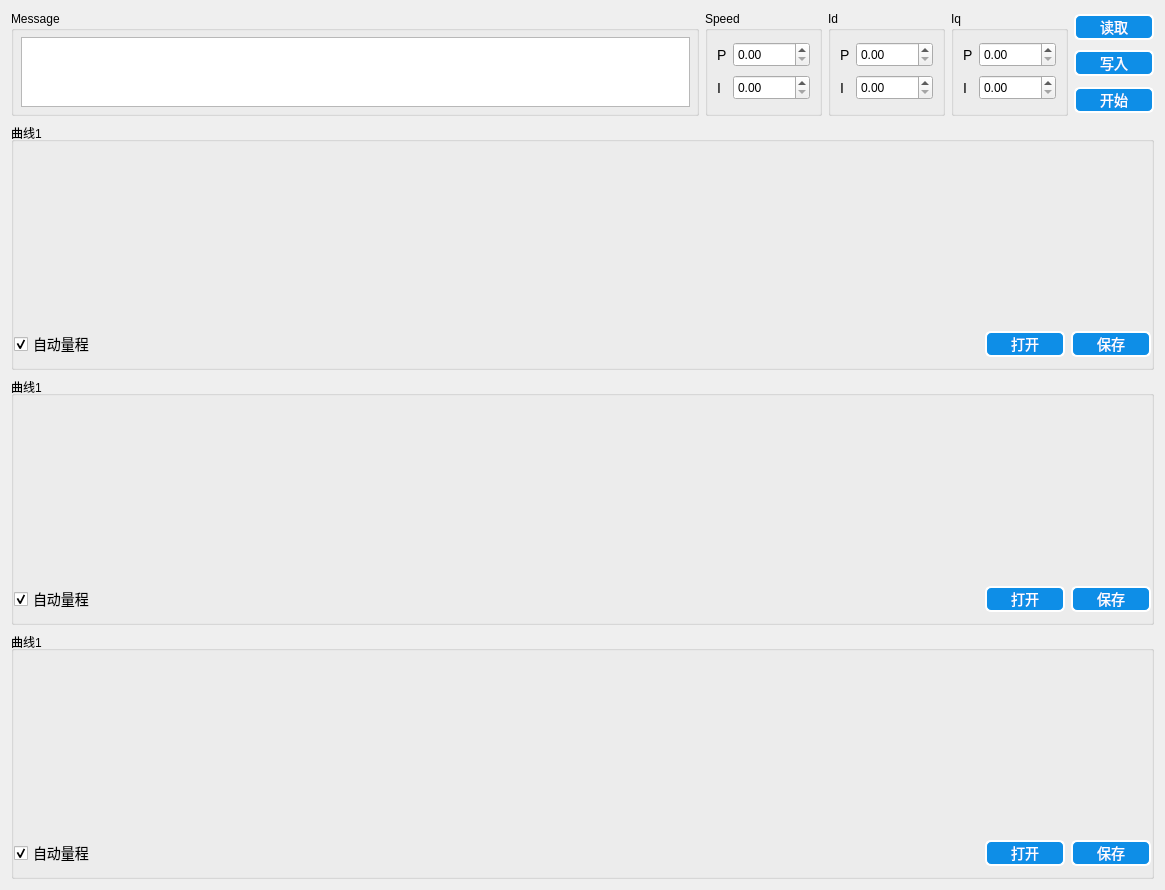
<?xml version="1.0" encoding="UTF-8"?>
<ui version="4.0">
 <class>MPlotUi</class>
 <widget class="QWidget" name="MPlotUi">
  <property name="geometry">
   <rect>
    <x>0</x>
    <y>0</y>
    <width>1165</width>
    <height>890</height>
   </rect>
  </property>
  <property name="windowTitle">
   <string>Form</string>
  </property>
  <property name="styleSheet">
   <string notr="true">QTextBrowser{
	color: green;
}


QLabel{
    color: black;
    qproperty-alignment: AlignCenter;
	
    /*font-family: 'Verdana';*/
    font-size: 14px;}

/* ******************QPushButton****************** */
QPushButton{
    background-color: rgb(14, 142, 231);
	border-style: outset;
    border-width: 2px;
	border-radius: 6px;
    color: white;
	font-size: 14px;
}

QPushButton:hover{
    background-color: rgb(57, 159, 251);
}

QPushButton:pressed{
    background-color: rgb(0, 125, 213);
}

QPushButton:disabled{
    background-color: gray;
}

QCheckBox{
	font-size: 14px;
	alignment:center}
QRadioButton{
	font-size: 14px;
	alignment:center}

</string>
  </property>
  <layout class="QGridLayout" name="gridLayout_3">
   <item row="0" column="0">
    <layout class="QGridLayout" name="gridLayout_2">
     <item row="1" column="4">
      <widget class="QPushButton" name="plotPauseBtn0_2">
       <property name="minimumSize">
        <size>
         <width>80</width>
         <height>25</height>
        </size>
       </property>
       <property name="text">
        <string>写入</string>
       </property>
      </widget>
     </item>
     <item row="2" column="4">
      <widget class="QPushButton" name="plotPauseBtn0">
       <property name="minimumSize">
        <size>
         <width>80</width>
         <height>25</height>
        </size>
       </property>
       <property name="text">
        <string>开始</string>
       </property>
      </widget>
     </item>
     <item row="0" column="2" rowspan="3">
      <widget class="QGroupBox" name="groupBox_5">
       <property name="sizePolicy">
        <sizepolicy hsizetype="Preferred" vsizetype="Preferred">
         <horstretch>0</horstretch>
         <verstretch>0</verstretch>
        </sizepolicy>
       </property>
       <property name="title">
        <string>Id</string>
       </property>
       <layout class="QGridLayout" name="gridLayout_5">
        <item row="0" column="0">
         <widget class="QLabel" name="label_12">
          <property name="text">
           <string>P</string>
          </property>
         </widget>
        </item>
        <item row="0" column="1">
         <widget class="QDoubleSpinBox" name="SpinBox_idPRW">
          <property name="minimumSize">
           <size>
            <width>0</width>
            <height>25</height>
           </size>
          </property>
          <property name="maximumSize">
           <size>
            <width>16777215</width>
            <height>25</height>
           </size>
          </property>
          <property name="maximum">
           <double>99999.990000000005239</double>
          </property>
         </widget>
        </item>
        <item row="1" column="0">
         <widget class="QLabel" name="label_13">
          <property name="text">
           <string>I</string>
          </property>
         </widget>
        </item>
        <item row="1" column="1">
         <widget class="QDoubleSpinBox" name="SpinBox_idIRW">
          <property name="minimumSize">
           <size>
            <width>0</width>
            <height>25</height>
           </size>
          </property>
          <property name="maximumSize">
           <size>
            <width>16777215</width>
            <height>25</height>
           </size>
          </property>
          <property name="maximum">
           <double>99999.990000000005239</double>
          </property>
         </widget>
        </item>
       </layout>
       <zorder>SpinBox_idPRW</zorder>
       <zorder>label_13</zorder>
       <zorder>SpinBox_idIRW</zorder>
       <zorder>label_12</zorder>
      </widget>
     </item>
     <item row="0" column="0" rowspan="3">
      <widget class="QGroupBox" name="groupBox_2">
       <property name="maximumSize">
        <size>
         <width>16777215</width>
         <height>120</height>
        </size>
       </property>
       <property name="title">
        <string>Message</string>
       </property>
       <layout class="QGridLayout" name="gridLayout_4">
        <property name="leftMargin">
         <number>7</number>
        </property>
        <property name="topMargin">
         <number>6</number>
        </property>
        <property name="rightMargin">
         <number>6</number>
        </property>
        <property name="bottomMargin">
         <number>6</number>
        </property>
        <item row="0" column="0">
         <widget class="QTextBrowser" name="textBrowser"/>
        </item>
       </layout>
      </widget>
     </item>
     <item row="0" column="1" rowspan="3">
      <widget class="QGroupBox" name="groupBox_4">
       <property name="sizePolicy">
        <sizepolicy hsizetype="Preferred" vsizetype="Preferred">
         <horstretch>0</horstretch>
         <verstretch>0</verstretch>
        </sizepolicy>
       </property>
       <property name="title">
        <string>Speed</string>
       </property>
       <layout class="QGridLayout" name="gridLayout">
        <item row="0" column="0">
         <widget class="QLabel" name="label_6">
          <property name="text">
           <string>P</string>
          </property>
         </widget>
        </item>
        <item row="0" column="1">
         <widget class="QDoubleSpinBox" name="SpinBox_speedPRW">
          <property name="minimumSize">
           <size>
            <width>0</width>
            <height>25</height>
           </size>
          </property>
          <property name="maximumSize">
           <size>
            <width>16777215</width>
            <height>25</height>
           </size>
          </property>
          <property name="maximum">
           <double>99999.990000000005239</double>
          </property>
         </widget>
        </item>
        <item row="1" column="0">
         <widget class="QLabel" name="label_7">
          <property name="text">
           <string>I</string>
          </property>
         </widget>
        </item>
        <item row="1" column="1">
         <widget class="QDoubleSpinBox" name="SpinBox_speedIRW">
          <property name="minimumSize">
           <size>
            <width>0</width>
            <height>25</height>
           </size>
          </property>
          <property name="maximumSize">
           <size>
            <width>16777215</width>
            <height>25</height>
           </size>
          </property>
          <property name="maximum">
           <double>99999.990000000005239</double>
          </property>
         </widget>
        </item>
       </layout>
       <zorder>SpinBox_speedPRW</zorder>
       <zorder>label_7</zorder>
       <zorder>label_6</zorder>
       <zorder>SpinBox_speedIRW</zorder>
      </widget>
     </item>
     <item row="0" column="3" rowspan="3">
      <widget class="QGroupBox" name="groupBox_6">
       <property name="sizePolicy">
        <sizepolicy hsizetype="Preferred" vsizetype="Preferred">
         <horstretch>0</horstretch>
         <verstretch>0</verstretch>
        </sizepolicy>
       </property>
       <property name="title">
        <string>Iq</string>
       </property>
       <layout class="QGridLayout" name="gridLayout_6">
        <item row="0" column="0">
         <widget class="QLabel" name="label_14">
          <property name="text">
           <string>P</string>
          </property>
         </widget>
        </item>
        <item row="0" column="1">
         <widget class="QDoubleSpinBox" name="SpinBox_iqPRW">
          <property name="minimumSize">
           <size>
            <width>0</width>
            <height>25</height>
           </size>
          </property>
          <property name="maximumSize">
           <size>
            <width>16777215</width>
            <height>25</height>
           </size>
          </property>
          <property name="maximum">
           <double>99999.990000000005239</double>
          </property>
         </widget>
        </item>
        <item row="1" column="0">
         <widget class="QLabel" name="label_15">
          <property name="text">
           <string>I</string>
          </property>
         </widget>
        </item>
        <item row="1" column="1">
         <widget class="QDoubleSpinBox" name="SpinBox_iqIRW">
          <property name="minimumSize">
           <size>
            <width>0</width>
            <height>25</height>
           </size>
          </property>
          <property name="maximumSize">
           <size>
            <width>16777215</width>
            <height>25</height>
           </size>
          </property>
          <property name="maximum">
           <double>99999.990000000005239</double>
          </property>
         </widget>
        </item>
       </layout>
       <zorder>SpinBox_iqPRW</zorder>
       <zorder>label_15</zorder>
       <zorder>SpinBox_iqIRW</zorder>
       <zorder>label_14</zorder>
      </widget>
     </item>
     <item row="3" column="0" colspan="5">
      <widget class="QGroupBox" name="groupBox">
       <property name="sizePolicy">
        <sizepolicy hsizetype="Expanding" vsizetype="Expanding">
         <horstretch>0</horstretch>
         <verstretch>0</verstretch>
        </sizepolicy>
       </property>
       <property name="minimumSize">
        <size>
         <width>0</width>
         <height>150</height>
        </size>
       </property>
       <property name="maximumSize">
        <size>
         <width>16777215</width>
         <height>300</height>
        </size>
       </property>
       <property name="title">
        <string>曲线1</string>
       </property>
       <property name="alignment">
        <set>Qt::AlignLeading|Qt::AlignLeft|Qt::AlignVCenter</set>
       </property>
       <layout class="QVBoxLayout" name="verticalLayout">
        <property name="leftMargin">
         <number>0</number>
        </property>
        <property name="rightMargin">
         <number>0</number>
        </property>
        <item>
         <widget class="QCustomPlot" name="customPlot" native="true">
          <property name="sizePolicy">
           <sizepolicy hsizetype="Expanding" vsizetype="Expanding">
            <horstretch>0</horstretch>
            <verstretch>0</verstretch>
           </sizepolicy>
          </property>
         </widget>
        </item>
        <item>
         <layout class="QHBoxLayout" name="horizontalLayout">
          <item>
           <widget class="QCheckBox" name="checkBox">
            <property name="text">
             <string>自动量程</string>
            </property>
            <property name="checked">
             <bool>true</bool>
            </property>
           </widget>
          </item>
          <item>
           <spacer name="horizontalSpacer">
            <property name="orientation">
             <enum>Qt::Horizontal</enum>
            </property>
            <property name="sizeHint" stdset="0">
             <size>
              <width>40</width>
              <height>20</height>
             </size>
            </property>
           </spacer>
          </item>
          <item>
           <widget class="QPushButton" name="plotOpenBtn0">
            <property name="minimumSize">
             <size>
              <width>80</width>
              <height>25</height>
             </size>
            </property>
            <property name="text">
             <string>打开</string>
            </property>
           </widget>
          </item>
          <item>
           <widget class="QPushButton" name="plotSaveBtn0">
            <property name="minimumSize">
             <size>
              <width>80</width>
              <height>25</height>
             </size>
            </property>
            <property name="text">
             <string>保存</string>
            </property>
           </widget>
          </item>
         </layout>
        </item>
       </layout>
      </widget>
     </item>
     <item row="4" column="0" colspan="5">
      <widget class="QGroupBox" name="groupBox_3">
       <property name="sizePolicy">
        <sizepolicy hsizetype="Expanding" vsizetype="Expanding">
         <horstretch>0</horstretch>
         <verstretch>0</verstretch>
        </sizepolicy>
       </property>
       <property name="minimumSize">
        <size>
         <width>0</width>
         <height>150</height>
        </size>
       </property>
       <property name="maximumSize">
        <size>
         <width>16777215</width>
         <height>300</height>
        </size>
       </property>
       <property name="title">
        <string>曲线1</string>
       </property>
       <property name="alignment">
        <set>Qt::AlignLeading|Qt::AlignLeft|Qt::AlignVCenter</set>
       </property>
       <layout class="QVBoxLayout" name="verticalLayout_2">
        <property name="leftMargin">
         <number>0</number>
        </property>
        <property name="rightMargin">
         <number>0</number>
        </property>
        <item>
         <widget class="QCustomPlot" name="customPlot2" native="true">
          <property name="sizePolicy">
           <sizepolicy hsizetype="Expanding" vsizetype="Expanding">
            <horstretch>0</horstretch>
            <verstretch>0</verstretch>
           </sizepolicy>
          </property>
         </widget>
        </item>
        <item>
         <layout class="QHBoxLayout" name="horizontalLayout_2">
          <item>
           <widget class="QCheckBox" name="checkBox_2">
            <property name="text">
             <string>自动量程</string>
            </property>
            <property name="checked">
             <bool>true</bool>
            </property>
           </widget>
          </item>
          <item>
           <spacer name="horizontalSpacer_2">
            <property name="orientation">
             <enum>Qt::Horizontal</enum>
            </property>
            <property name="sizeHint" stdset="0">
             <size>
              <width>40</width>
              <height>20</height>
             </size>
            </property>
           </spacer>
          </item>
          <item>
           <widget class="QPushButton" name="plotOpenBtn0_2">
            <property name="minimumSize">
             <size>
              <width>80</width>
              <height>25</height>
             </size>
            </property>
            <property name="text">
             <string>打开</string>
            </property>
           </widget>
          </item>
          <item>
           <widget class="QPushButton" name="plotSaveBtn0_2">
            <property name="minimumSize">
             <size>
              <width>80</width>
              <height>25</height>
             </size>
            </property>
            <property name="text">
             <string>保存</string>
            </property>
           </widget>
          </item>
         </layout>
        </item>
       </layout>
      </widget>
     </item>
     <item row="0" column="4">
      <widget class="QPushButton" name="plotPauseBtn0_3">
       <property name="minimumSize">
        <size>
         <width>80</width>
         <height>25</height>
        </size>
       </property>
       <property name="text">
        <string>读取</string>
       </property>
      </widget>
     </item>
     <item row="5" column="0" colspan="5">
      <widget class="QGroupBox" name="groupBox_7">
       <property name="sizePolicy">
        <sizepolicy hsizetype="Expanding" vsizetype="Expanding">
         <horstretch>0</horstretch>
         <verstretch>0</verstretch>
        </sizepolicy>
       </property>
       <property name="minimumSize">
        <size>
         <width>0</width>
         <height>150</height>
        </size>
       </property>
       <property name="maximumSize">
        <size>
         <width>16777215</width>
         <height>300</height>
        </size>
       </property>
       <property name="title">
        <string>曲线1</string>
       </property>
       <property name="alignment">
        <set>Qt::AlignLeading|Qt::AlignLeft|Qt::AlignVCenter</set>
       </property>
       <layout class="QVBoxLayout" name="verticalLayout_3">
        <property name="leftMargin">
         <number>0</number>
        </property>
        <property name="rightMargin">
         <number>0</number>
        </property>
        <item>
         <widget class="QCustomPlot" name="customPlot3" native="true">
          <property name="sizePolicy">
           <sizepolicy hsizetype="Expanding" vsizetype="Expanding">
            <horstretch>0</horstretch>
            <verstretch>0</verstretch>
           </sizepolicy>
          </property>
         </widget>
        </item>
        <item>
         <layout class="QHBoxLayout" name="horizontalLayout_3">
          <item>
           <widget class="QCheckBox" name="checkBox_3">
            <property name="text">
             <string>自动量程</string>
            </property>
            <property name="checked">
             <bool>true</bool>
            </property>
           </widget>
          </item>
          <item>
           <spacer name="horizontalSpacer_3">
            <property name="orientation">
             <enum>Qt::Horizontal</enum>
            </property>
            <property name="sizeHint" stdset="0">
             <size>
              <width>40</width>
              <height>20</height>
             </size>
            </property>
           </spacer>
          </item>
          <item>
           <widget class="QPushButton" name="plotOpenBtn0_3">
            <property name="minimumSize">
             <size>
              <width>80</width>
              <height>25</height>
             </size>
            </property>
            <property name="text">
             <string>打开</string>
            </property>
           </widget>
          </item>
          <item>
           <widget class="QPushButton" name="plotSaveBtn0_3">
            <property name="minimumSize">
             <size>
              <width>80</width>
              <height>25</height>
             </size>
            </property>
            <property name="text">
             <string>保存</string>
            </property>
           </widget>
          </item>
         </layout>
        </item>
       </layout>
      </widget>
     </item>
    </layout>
   </item>
  </layout>
 </widget>
 <customwidgets>
  <customwidget>
   <class>QCustomPlot</class>
   <extends>QWidget</extends>
   <header location="global">qcustomplot/qcustomplot.h</header>
   <container>1</container>
  </customwidget>
 </customwidgets>
 <resources/>
 <connections/>
</ui>
